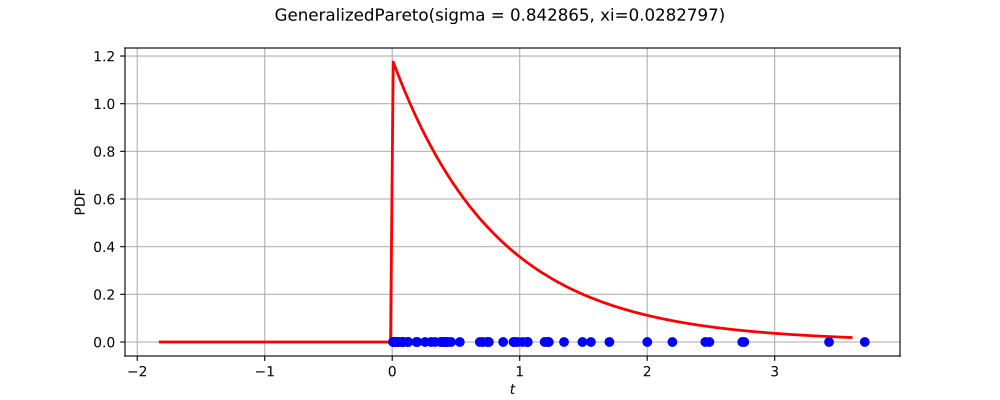

Write Python code to recreate this figure.
import openturns as ot
from matplotlib import pyplot as plt
from openturns.viewer import View
ot.RandomGenerator.SetSeed(0)
factory = ot.GeneralizedParetoFactory()
ref = factory.build()
dimension = ref.getDimension()
if dimension <= 2:
    sample = ref.getSample(50)
    distribution = factory.build(sample)
    if dimension == 1:
        distribution.setDescription(['$t$'])
        pdf_graph = distribution.drawPDF(256)
        cloud = ot.Cloud(sample, ot.Sample(sample.getSize(), 1))
        cloud.setColor('blue')
        cloud.setPointStyle('fcircle')
        pdf_graph.add(cloud)
        fig = plt.figure(figsize=(10, 4))
        plt.suptitle(str(distribution))
        pdf_axis = fig.add_subplot(111)
        View(pdf_graph, figure=fig, axes=[pdf_axis], add_legend=False)
    else:
        sample = ref.getSample(500)
        distribution.setDescription(['$t_0$', '$t_1$'])
        pdf_graph = distribution.drawPDF([256]*2)
        cloud = ot.Cloud(sample)
        cloud.setColor('red')
        cloud.setPointStyle('fcircle')
        pdf_graph.add(cloud)
        fig = plt.figure(figsize=(10, 4))
        plt.suptitle(str(distribution))
        pdf_axis = fig.add_subplot(111)
        View(pdf_graph, figure=fig, axes=[pdf_axis], add_legend=False, square_axes=True)
